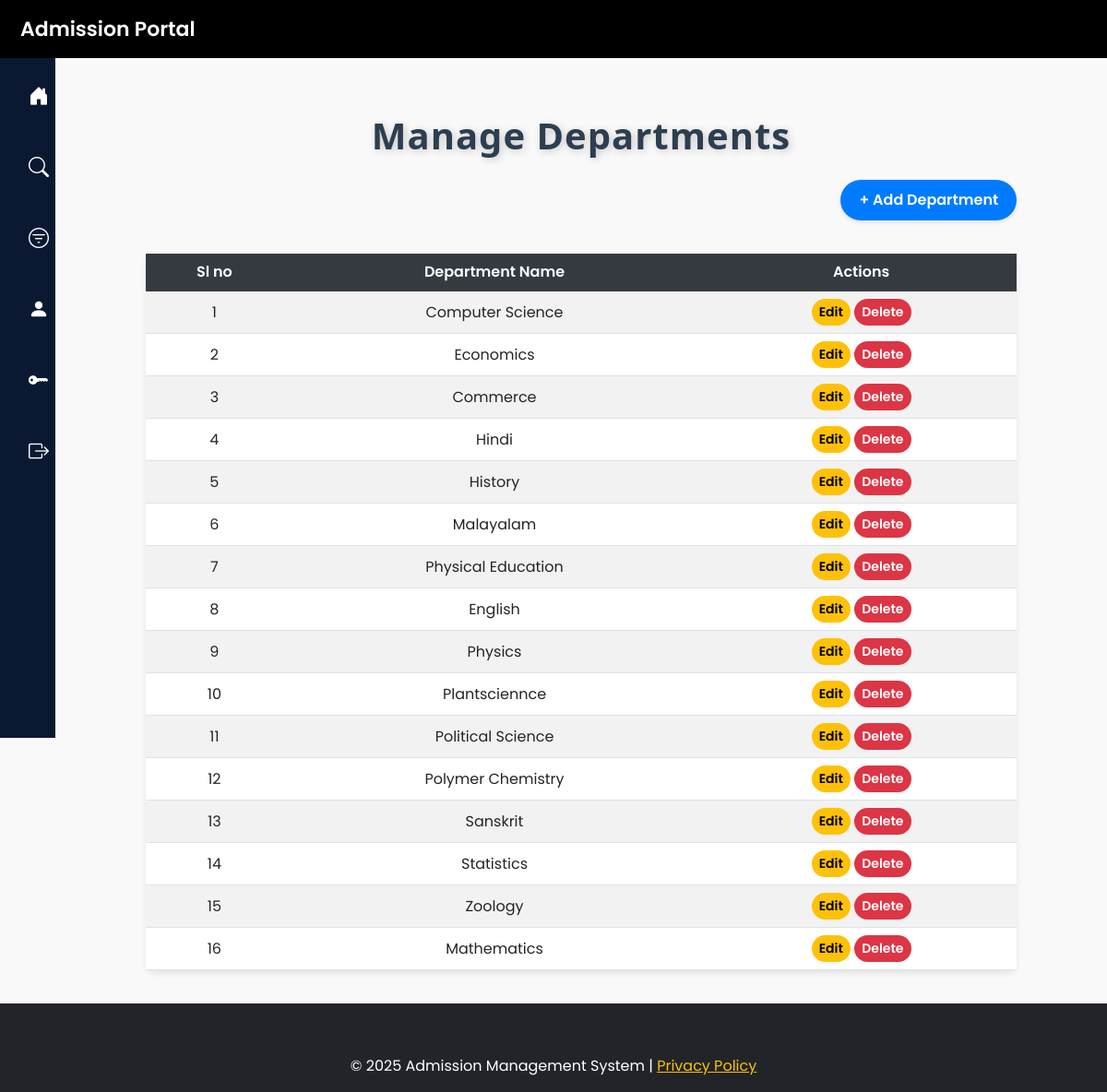
Page /manage_department on the committed database.
### admission/models.py (models this page shows, shortened)
class Department(models.Model):
    dept_name = models.CharField(max_length=100, unique=True)

### admission/views.py (the view)
# urls.py: path('manage_department',views.manage_department,name='manage_department'),
def manage_department(request):
    departments = Department.objects.all()
    return render(request, 'manage_department.html', {'departments': departments})

### admission/context_processors.py (called while the page is built)
def user_groups(request):
    is_office = request.user.groups.filter(name='office').exists()
    is_hod = request.user.groups.filter(name='hod').exists()
    is_superuser = request.user.is_superuser
    return {
        'is_office': is_office,
        'is_hod': is_hod,
        'is_superuser': is_superuser
    }

### AMS/admission/templates/manage_department.html (shortened to what this page needs)
{% extends 'base.html' %}
{% block content %}
<div class="container">
    <div class="table-header d-flex flex-column align-items-center">
        <h2 class="mb-4">Manage Departments</h2>
        <div class="w-100 d-flex justify-content-end mb-3">
            <a href="{% url 'add_department' %}" class="add-button">+ Add Department</a>
        </div>
    </div>
    <table class="table table-striped">
        <thead class="table-dark">
            <tr>
                <th>Sl no</th>
                <th>Department Name</th>
                <th>Actions</th>
            </tr>
        </thead>
        <tbody>
            {% for department in departments %}
            <tr>
                <td>{{ forloop.counter }}</td>
                <td>{{ department.dept_name }}</td>
                <td>
                    <a href="{% url 'edit_department' department.id %}" class="btn btn-warning btn-sm">Edit</a>
                    <a href="{% url 'delete_department' department.id %}" class="btn btn-danger btn-sm">Delete</a>
                </td>
            </tr>
            {% empty %}
            <tr>
                <td colspan="3" class="text-center">No departments available.</td>
            </tr>
            {% endfor %}
        </tbody>
    </table>
</div>
{% endblock %}

### templates/base.html (style rules this page uses)
body { font-family: 'Poppins', sans-serif; background: #f4f4f4; display: flex; min-height: 100vh; flex-direction: column; }

### AMS/admission/templates/manage_department.html (style rules this page uses)
body { font-family: 'Poppins', sans-serif; background-color: #f9f9f9; }
.container { margin-top: 40px; max-width: 90%; }
.table-header h2 { font-size: 2.5rem; font-weight: 700; color: #2c3e50; margin: 0; text-align: center; text-shadow: 2px 2px 8px rgba(0, 0, 0, 0.2); letter-spacing: 1px; font-family: 'Segoe UI', Tahoma, Geneva, Verdana, sans-serif; margin-bottom: 30px; }
.add-button { padding: 10px 20px; font-weight: 600; border-radius: 25px; background-color: #007bff; color: white; text-decoration: none; box-shadow: 0 2px 5px rgba(0, 0, 0, 0.1); }
.table { background-color: #fff; border-radius: 10px; box-shadow: 0 4px 6px rgba(0, 0, 0, 0.08); }
.table th { background-color: #343a40; color: white; font-weight: 600; text-align: center; }
.table td { text-align: center; vertical-align: middle; }
.btn { border-radius: 20px; font-weight: 600; }
.btn-warning { background-color: #ffc107; border: none; }
.btn-danger { background-color: #dc3545; border: none; }
.table-header .add-button { margin-bottom: 20px; }

### rows in the picture
Department: dept_name "Computer Science"
Department: dept_name "Economics"
Department: dept_name "Commerce"
Department: dept_name "Hindi"
Department: dept_name "History"
Department: dept_name "Malayalam"
Department: dept_name "Physical Education"
Department: dept_name "English"
Department: dept_name "Physics"
Department: dept_name "Plantsciennce"
Department: dept_name "Political Science"
Department: dept_name "Polymer Chemistry"
Department: dept_name "Sanskrit"
Department: dept_name "Statistics"
Department: dept_name "Zoology"
Department: dept_name "Mathematics"
